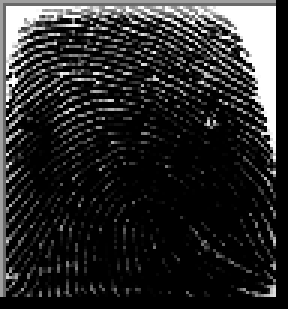
#> input picture dataset/A-/cluster_1_1049.BMP, 96 x 103 px (shown 3 times larger)
$ python -i preprocessing.py   (imports and definitions only)
#> lines starting #> are read from the running program, lines starting #| are printed output that depends on the picture
#> further down, picture is the input picture: shape (103, 96, 3); min 0, max 255, mean 42.7
"""
src/preprocessing.py
Preprocessing pipeline matching the paper exactly:
  - Resize to 256×256
  - CLAHE contrast enhancement
  - Normalize to [0, 1]
  - Data augmentation for training
"""

import os
import cv2
import numpy as np
from pathlib import Path
from sklearn.model_selection import train_test_split

# ── Constants ──────────────────────────────────────────────────────────────────
IMG_SIZE    = 256
BLOOD_GROUPS = ["A-", "A+", "AB-", "AB+", "B-", "B+", "O-", "O+"]
NUM_CLASSES  = len(BLOOD_GROUPS)
LABEL_MAP    = {bg: i for i, bg in enumerate(BLOOD_GROUPS)}


# ── Core preprocessing ─────────────────────────────────────────────────────────

def preprocess_image(img: np.ndarray) -> np.ndarray:
    """
    Full preprocessing pipeline (paper Section IV-B):
      1. Convert to grayscale
      2. Resize to 256×256
      3. CLAHE (contrast limited adaptive histogram equalization)
      4. Normalize to [0, 1]
      5. Stack to 3-channel for CNN input
    """
    # Grayscale
    if len(img.shape) == 3:
        gray = cv2.cvtColor(img, cv2.COLOR_BGR2GRAY)
    else:
        gray = img.copy()

    # Resize
    resized = cv2.resize(gray, (IMG_SIZE, IMG_SIZE), interpolation=cv2.INTER_LINEAR)
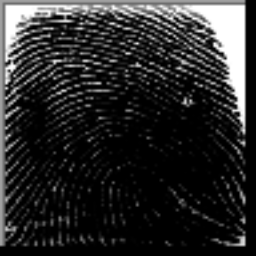
#> resized: shape (256, 256); min 0, max 255, mean 42.6

    # CLAHE — enhances fingerprint ridge contrast
    clahe = cv2.createCLAHE(clipLimit=2.0, tileGridSize=(8, 8))
    enhanced = clahe.apply(resized)
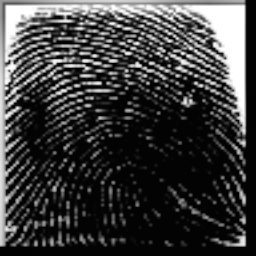
#> enhanced: shape (256, 256); min 1, max 255, mean 61.8

    # Normalize
    normalized = enhanced.astype(np.float32) / 255.0

    # Stack to 3-channel (CNN expects RGB-shaped input)
    stacked = np.stack([normalized, normalized, normalized], axis=-1)

    return stacked  # shape: (256, 256, 3)


# [6 lines left out: function preprocess_from_path, not called in this run]


def preprocess_from_array(img_array: np.ndarray) -> np.ndarray:
    """Preprocess from numpy array (RGB or BGR or grayscale)."""
    # If RGB, convert to BGR for OpenCV
    if len(img_array.shape) == 3 and img_array.shape[2] == 3:
        img_bgr = cv2.cvtColor(img_array, cv2.COLOR_RGB2BGR)
    else:
        img_bgr = img_array
    return preprocess_image(img_bgr)


# ── Augmentation ───────────────────────────────────────────────────────────────

# [39 lines left out: function augment_image, not called in this run]


# ── Dataset loader ─────────────────────────────────────────────────────────────

class FingerprintDataset:
    """
    Loads fingerprint images from folder structure:
      dataset/
        A-/  *.png *.jpg ...
        A+/  ...
        ...
    """

    IMAGE_EXTENSIONS = {'.png', '.jpg', '.jpeg', '.bmp', '.tif', '.tiff'}

    # [94 lines left out: functions __init__, _scan, get_splits, load_batch, make_tf_dataset, not called in this run]

>>> import cv2
>>> picture = cv2.cvtColor(cv2.imread('dataset/A-/cluster_1_1049.BMP'), cv2.COLOR_BGR2RGB)
>>> result = preprocess_from_array(picture)

$ run again, on dataset/A-/cluster_1_1692.BMP
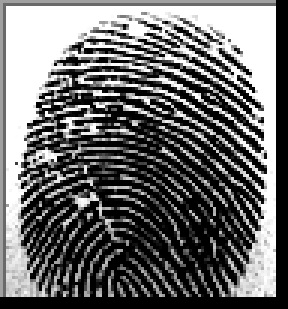
#> input picture dataset/A-/cluster_1_1692.BMP, 96 x 103 px (shown 3 times larger)
#> picture is the input picture: shape (103, 96, 3); min 0, max 255, mean 107.7
#> in preprocess_image, `resized = cv2.resize(gray, (IMG_SIZE, IMG_SIZE), interpolation=cv2.INT..`:
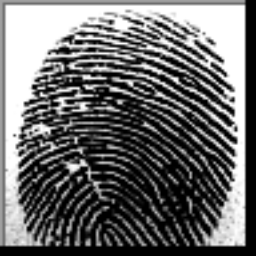
#> resized: shape (256, 256); min 0, max 255, mean 107.6
#> in preprocess_image, `enhanced = clahe.apply(resized)`:
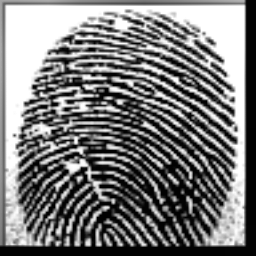
#> enhanced: shape (256, 256); min 0, max 255, mean 122.5

$ run again, on dataset/A-/cluster_1_1738.BMP
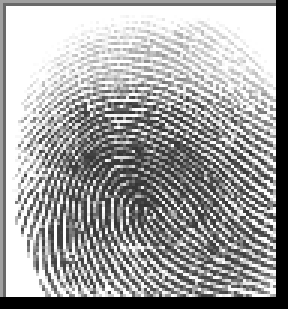
#> input picture dataset/A-/cluster_1_1738.BMP, 96 x 103 px (shown 3 times larger)
#> picture is the input picture: shape (103, 96, 3); min 0, max 255, mean 161.1
#> in preprocess_image, `resized = cv2.resize(gray, (IMG_SIZE, IMG_SIZE), interpolation=cv2.INT..`:
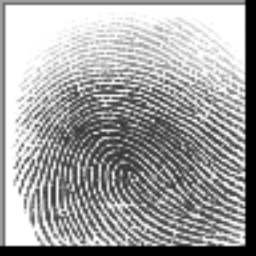
#> resized: shape (256, 256); min 0, max 255, mean 160.9
#> in preprocess_image, `enhanced = clahe.apply(resized)`:
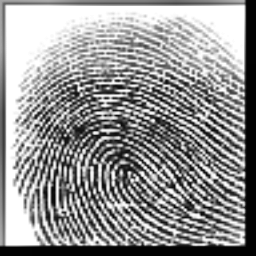
#> enhanced: shape (256, 256); min 2, max 255, mean 147.7

$ run again, on dataset/A-/cluster_1_1744.BMP
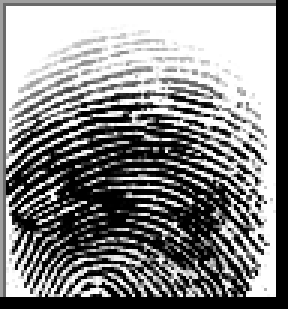
#> input picture dataset/A-/cluster_1_1744.BMP, 96 x 103 px (shown 3 times larger)
#> picture is the input picture: shape (103, 96, 3); min 0, max 255, mean 135.9
#> in preprocess_image, `resized = cv2.resize(gray, (IMG_SIZE, IMG_SIZE), interpolation=cv2.INT..`:
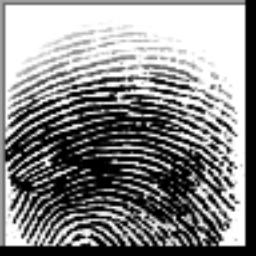
#> resized: shape (256, 256); min 0, max 255, mean 135.8
#> in preprocess_image, `enhanced = clahe.apply(resized)`:
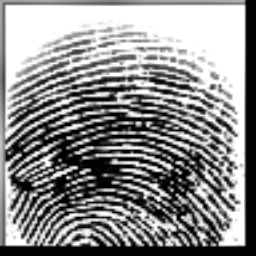
#> enhanced: shape (256, 256); min 0, max 255, mean 140.5
